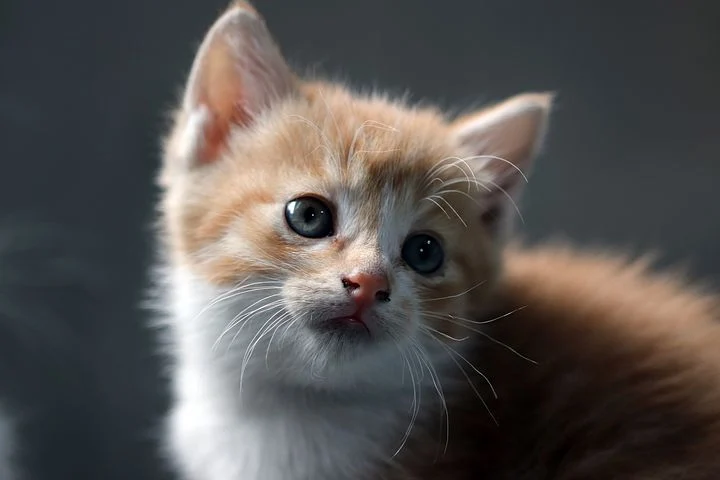
#> input picture openCV/cat.jpg, 720 x 480 px, found by its file name
$ python 9.py
#> lines starting #> are read from the running program, lines starting #| are printed output that depends on the picture; after the words box and inside, x2 and y2 are one past the last pixel; in counts of white or black regions, pixels touching at a corner belong together
#Thresholding -> 이미지 이진화, 임계점을 기준으로 ..
import cv2
import matplotlib.pyplot as plt

image = cv2.imread('/Users/gimminji/Desktop/2022/Python-Data-Analysis-and-Image-Processing/openCV/cat.jpg',cv2.IMREAD_GRAYSCALE)
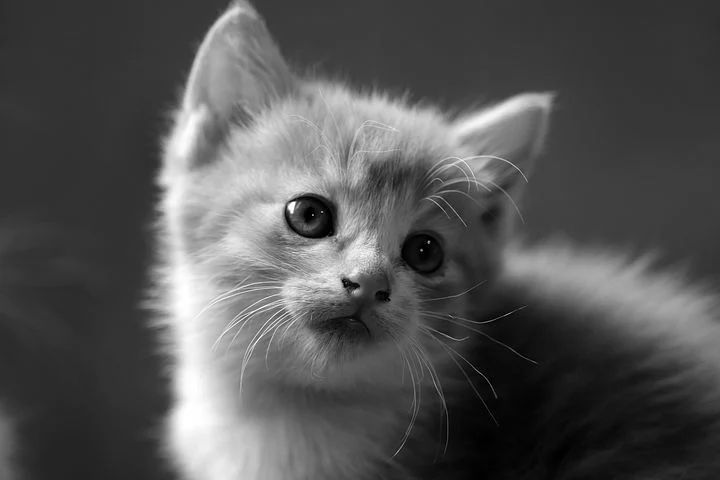
#> image: shape (480, 720); min 0, max 255, mean 83.8

images = []
ret, thres1 = cv2.threshold(image, 127, 255, cv2.THRESH_BINARY) #픽셀 값이 threshold 값보다 크면 value 작으면 0으로 할당
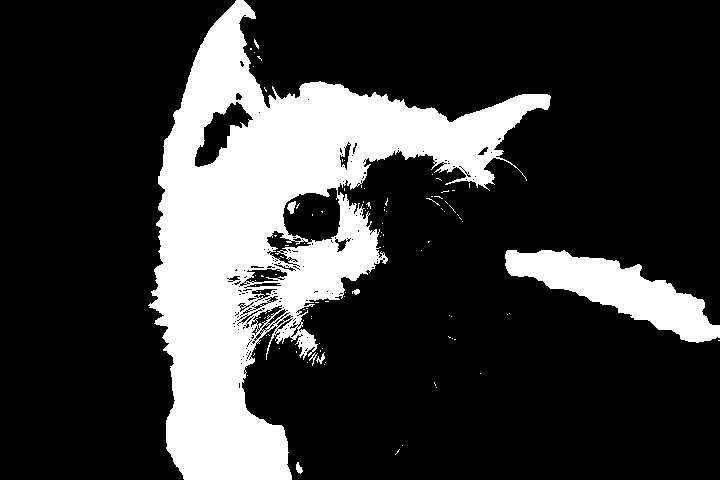
#> thres1: shape (480, 720); 22.1% white; 99 white regions (91 under 20 px), largest, box (x1, y1, x2, y2) and area: (148, 0, 551, 480) 67630, (505, 250, 720, 343) 8222, (287, 201, 296, 214) 73
ret, thres2 = cv2.threshold(image, 127, 255, cv2.THRESH_BINARY_INV) #그것의 반대
ret, thres3 = cv2.threshold(image, 127, 255, cv2.THRESH_TRUNC) #픽셀 값이 threshold 값보다 크면 threshold, 작으면 그대로
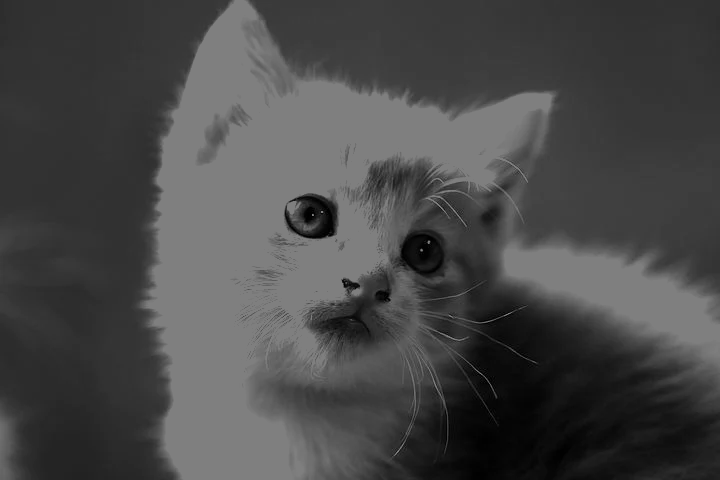
#> thres3: shape (480, 720); min 0, max 127, mean 72.5
ret, thres4 = cv2.threshold(image, 127, 255, cv2.THRESH_TOZERO)#픽셀 값이 threshold 값보다 크면 threshold, 작으면 0
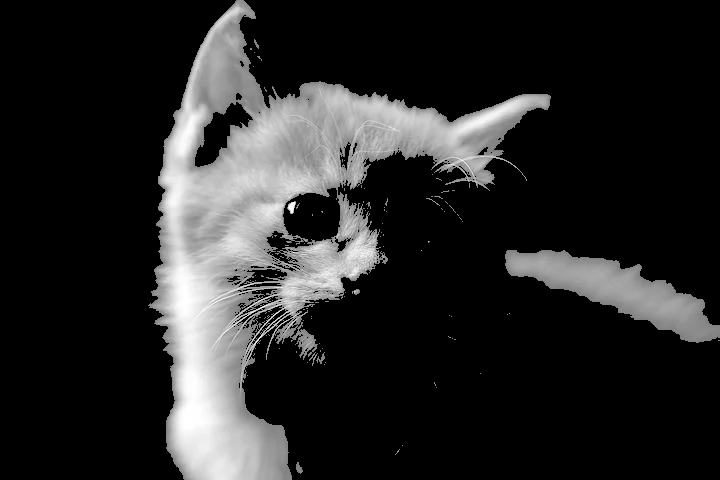
#> thres4: shape (480, 720); min 0, max 255, mean 39.4
ret, thres5 = cv2.threshold(image, 127, 255, cv2.THRESH_TOZERO_INV)#픽셀 값이 threshold 값보다 크면 0, 작으면 픽셀 그대로
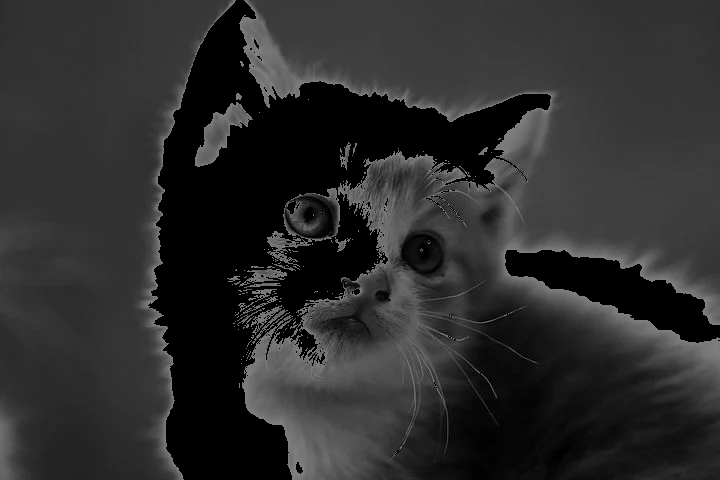
#> thres5: shape (480, 720); min 0, max 127, mean 44.5
images.append(thres1)
images.append(thres2)
images.append(thres3)
images.append(thres4)
images.append(thres5)

for i in images:
    plt.imshow(cv2.cvtColor(i,cv2.COLOR_GRAY2RGB))
    plt.show()
#> this loop made 5 passes
